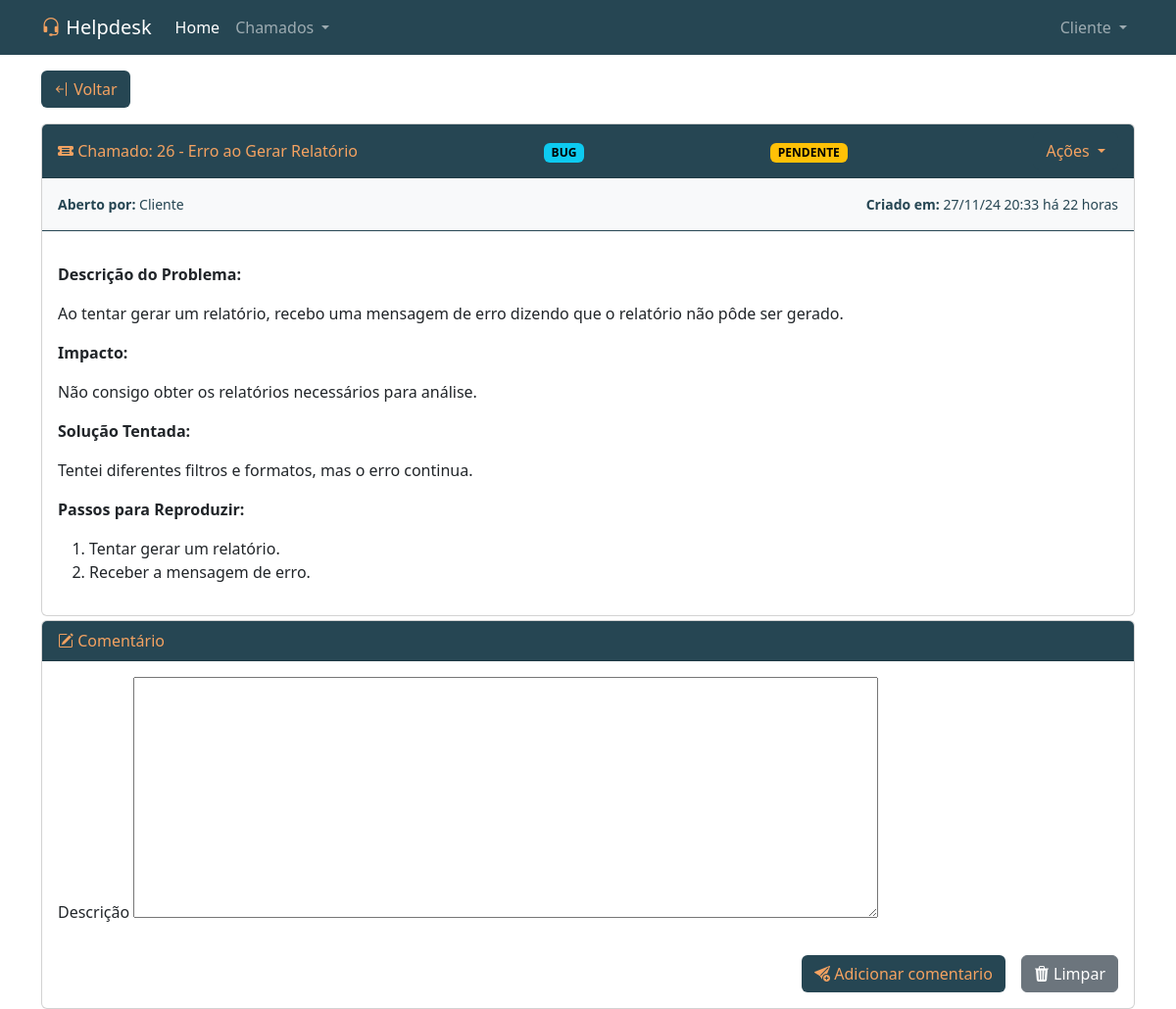
The page /ver_chamado.php?id=26 (signed in) on the database its author committed.
### tables this page shows
CREATE TABLE chamados (
	id INTEGER NOT NULL PRIMARY KEY AUTOINCREMENT,
	titulo TEXT NOT NULL,
	categoria TEXT NOT NULL,
	status TEXT DEFAULT ('pendente') NOT NULL,
	descricao INTEGER NOT NULL,
	criado_em TEXT NOT NULL,
	usuario_id INTEGER NOT NULL,
	atendente_id INTEGER,
	atualizado_em TEXT,
	deletado_em TEXT
);

CREATE TABLE usuarios (
    id INTEGER PRIMARY KEY AUTOINCREMENT,
    nome TEXT NOT NULL,
    email TEXT NOT NULL,
    senha TEXT NOT NULL,
    adm INTEGER DEFAULT 0 NOT NULL,
    atendente INTEGER DEFAULT 0 NOT NULL,
    usuario INTEGER DEFAULT 1 NOT NULL
);

### ver_chamado.php (the view, shortened to what this page needs)
<!doctype html>
<html lang="pt-Br">
<head>
    <?php
    include_once('./funcs/scripts_head.php');
    ?>
</head>
<body style="height: calc(100vh - 93px);" class="">
    <header>
        <?php include('./templates/top-navbar.php'); ?>
    </header>
    <main class=" h-100 ">
        <div class="container h-100">
            <div class="row">
                <div class="col-md-12">
                    <?php
                    require './funcs/cnx.php';
                    $chamado_id = isset($_GET['id']) ? $_GET['id'] : null;
                    try {
                        if ((isset($_SESSION['usuario']['adm']) && $_SESSION['usuario']['adm']) || (isset($_SESSION['usuario']['atendente']) && $_SESSION['usuario']['atendente'])) {
                            $stmt = $pdo->prepare("SELECT * FROM chamados WHERE id = :chamado_id;");
                            $stmt->bindParam(':chamado_id', $chamado_id, PDO::PARAM_INT);
                            $stmt->execute();
                            $chamado = $stmt->fetch(PDO::FETCH_ASSOC);
                        } else if ((isset($_SESSION['usuario']['usuario']) && $_SESSION['usuario']['usuario']) && (isset($_SESSION['usuario']['adm']) && !$_SESSION['usuario']['adm'])  && (isset($_SESSION['usuario']['atendente']) && !$_SESSION['usuario']['atendente'])) {
                            $usuario_id = $_SESSION['usuario']['id'];
                            $stmt = $pdo->prepare("SELECT * FROM chamados WHERE id = :chamado_id AND usuario_id = :usuario_id;");
                            $stmt->bindParam(':chamado_id', $chamado_id, PDO::PARAM_INT);
                            $stmt->bindParam(':usuario_id', $usuario_id, PDO::PARAM_INT);
                            $stmt->execute();
                            $chamado = $stmt->fetch(PDO::FETCH_ASSOC);
                        };
                    } catch (PDOException $e) {
                        echo "Erro ao executar a consulta: " . $e->getMessage();
                    };
                    ?>
                    <div class="mt-3 text-start d-flex d-flex justify-content-between align-items-center">
                        <div>
                            <a
                                href="consultar_chamados.php"
                                class="btn botao-primario">
                                <i class="bi bi-arrow-bar-left"></i> Voltar
                            </a>
                        </div>
                    </div>
                    <div class="card mt-md-3 mt-2">
                        <?php
                        $status_badge = 'secondary';
                        if ($chamado['status'] == 'pendente') {
                            $status_badge = 'warning';
                        } else if ($chamado['status'] == 'aberto') {
                            $status_badge = 'info';
                        } else if ($chamado['status'] == 'fechado') {
                            $status_badge = 'dark';
                        } else if ($chamado['status'] == 'resolvido') {
                            $status_badge = 'success';
                        };
                        ?>
                        <div class="card-header bg-primario texto-laranja  d-md-flex justify-content-between align-items-center">
                            <div class="">
                                <i class="bi bi-ticket-detailed-fill"></i> Chamado: <?php echo $chamado['id']; ?> - <?php echo $chamado['titulo'] ?>
                            </div>
                            <div>
                            <?php echo '<span class="badge text-bg-info">' . strtoupper($chamado['categoria']) . '</span>' ?>
                            </div>
                            <div>
                                <?php echo '<span class="badge text-bg-' . $status_badge . '">' . strtoupper($chamado['status']) . '</span>' ?>
                            </div>
                            <?php
                            if ($chamado['status'] == 'pendente' || $chamado['status'] == 'aberto') {
                            ?>
                                <div>
                                    <div class="dropdown">
                                        <button class="btn botao-primario dropdown-toggle" type="button" data-bs-toggle="dropdown" aria-expanded="false">
                                            Ações
                                        </button>
                                    </div>
                                </div>
                            <?php
                            };
                            ?>
                        </div>
                        <div class="bg-light pt-3 pb-3 ps-3 pe-3 d-md-flex justify-content-between align-items-center border-primario border-bottom">
                            <?php
                            $timestamp = $chamado['criado_em'];
                            $dataFormatada = date('d/m/y H:i', strtotime($timestamp));
                            $dataAtual = date("Y-m-d H:i:s");
                            $dataAtualTimestamp = strtotime($dataAtual);
                            $tempoDecorridoSegundos = $dataAtualTimestamp - strtotime($timestamp);
                            function calcularTempoDecorrido($segundos)
                            {
                                $minutos = floor($segundos / 60);
                                $horas = floor($minutos / 60);
                                $dias = floor($horas / 24);
                                $meses = floor($dias / 30);
                                $anos = floor($meses / 12);
                                if ($anos > 0) {
                                    $meses = $meses % 12;
                                    $dias = $dias % 30;
                                    return "<span class=''>há $anos anos, $meses meses e $dias dias</span>";
                                } elseif ($meses > 0) {
                                    $dias = $dias % 30;
                                    return "<span class=''>há $meses meses e $dias dias</span>";
                                } elseif ($dias > 0) {
                                    return "<span class=''>há $dias dias</span>";
                                } elseif ($horas > 0) {
                                    return "<span class=''>há $horas horas</span>";
                                } else {
                                    return "<span class=''>há $minutos minutos</span>";
                                }
                            };
                            $tempoDecorrido = calcularTempoDecorrido($tempoDecorridoSegundos);
                            ?>
                            <div>
                                <p class="small mb-0 texto-primario">
                                    <?php
                                    $stmt = $pdo->prepare("SELECT * FROM usuarios WHERE id = :usuario_id;");
                                    $stmt->bindParam(':usuario_id', $chamado['usuario_id'], PDO::PARAM_INT);
                                    $stmt->execute();
                                    $cliente = $stmt->fetch(PDO::FETCH_ASSOC);
                                    echo '<span class="fw-bold">Aberto por: </span> ' . $cliente['nome'];
                                    ?>
                                </p>
                            </div>
                            <div>
                                <p class="small mb-0 texto-primario "><?php echo '<span class="fw-bold">Criado em: </span>' . $dataFormatada; ?> <?php echo $tempoDecorrido; ?></p>
                            </div>
                        </div>
                        <div class="card-body">
                            <div>
                                <p><?php echo $chamado['descricao'] ?></p>
                            </div>
                        </div>
                    </div>
                    <?php
                    if (($chamado['atendente_id'] == $_SESSION['usuario']['id'] && $chamado['status'] == 'aberto')  || ($chamado['usuario_id'] == $_SESSION['usuario']['id'] and $chamado['status'] == 'aberto') || ($chamado['usuario_id'] == $_SESSION['usuario']['id'] and $chamado['status'] == 'pendente')) {
                    ?>
                        <div class="card mt-1">
                            <div class="card-header bg-primario texto-laranja "> <i class="bi bi-pencil-square"></i> Comentário</div>
                            <div class="card-body">
                                <form action="./funcs/adicionar_comentario_post.php" method="post" enctype="multipart/form-data">
                                    <div class="mb-3">
                                        <label for="editor" class="form-label">Descrição</label>
                                        <textarea name="descricao" id="editor" rows="10" cols="80" required></textarea>
                                    </div>
                                    <div class="d-grid gap-2 d-md-flex justify-content-md-end mt-4">
                                        <button class="btn botao-primario me-md-2 " type="submit"><i class="bi bi-send-plus-fill"></i> Adicionar comentario</button>
                                        <button class="btn btn-secondary" type="reset"><i class="bi bi-trash3-fill"></i> Limpar</button>
                                    </div>
                                </form>
                            </div>
                        </div>
                    <?php
                    };
                    ?>
                </div>
            </div>
        </div>
    </main>
</body>
</html>

### assets/estilos.css (style rules this page uses)
.texto-primario { color: #264653 !important; }
.texto-laranja { color: #f4a261 !important; }
.bg-primario { background: #264653 !important; }
.botao-primario { background: #264653 !important; color: #f4a261 !important; }
.border-primario { border-color: #264653 !important; }

### rows shown on the page
chamados: id "26", titulo "Erro ao Gerar Relatório", categoria "BUG", status "PENDENTE", criado_em "27/11/24 20:33", criado_em "22", descricao "Descrição do Problema: Ao tentar gerar um relatório, recebo uma mensagem de erro dizendo que o relatório não pôde ser gerado. Impacto: Não consigo obter os relatórios necessários para análise. Solução Tentada: Tentei diferentes filtros e formatos, mas o erro continua. Passos para Reproduzir: Tentar gerar um relatório. Receber a mensagem de erro."
usuarios: nome "Cliente"

### other values the page prints
$nomeSobrenome "Cliente"
